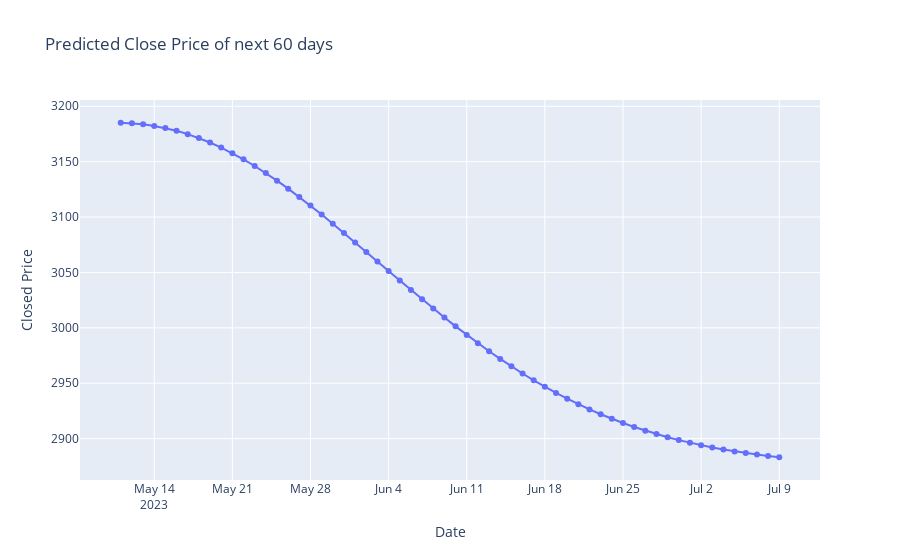

The cell this chart's notebook holds for it:
### Code cell
predict_stock_prices_graph(X_test, y_test,60)
